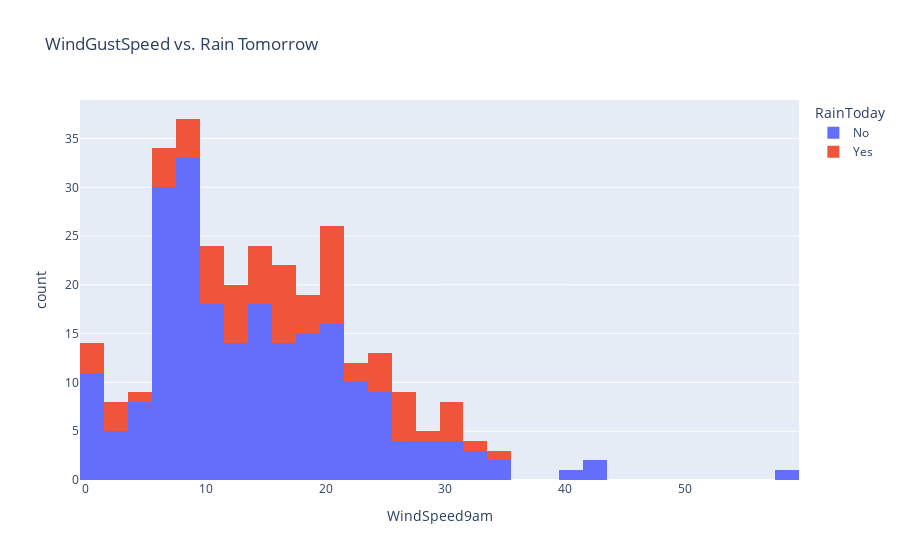

Notebook source saved alongside this figure:
### Code cell
px.histogram(raw_df.sample(300),
             x= 'WindSpeed9am',
             title= 'WindGustSpeed vs. Rain Tomorrow',
             color= 'RainToday')

### Figure 1 — Plotly figure (JSON) as saved in the notebook; plotly's stock layout.template omitted (floating-point values rounded to 4 significant figures; data arrays with more than 128 entries replaced by an {"elided": "..."} marker saying what was removed)
{"data": [{"alignmentgroup": "True", "bingroup": "x", "hovertemplate": "RainToday=No<br>WindSpeed9am=%{x}<br>count=%{y}<extra></extra>", "legendgroup": "No", "marker": {"color": "#636efa", "pattern": {"shape": ""}}, "name": "No", "offsetgroup": "No", "orientation": "v", "showlegend": true, "type": "histogram", "x": {"elided": "224 int values"}, "xaxis": "x", "yaxis": "y"}, {"alignmentgroup": "True", "bingroup": "x", "hovertemplate": "RainToday=Yes<br>WindSpeed9am=%{x}<br>count=%{y}<extra></extra>", "legendgroup": "Yes", "marker": {"color": "#EF553B", "pattern": {"shape": ""}}, "name": "Yes", "offsetgroup": "Yes", "orientation": "v", "showlegend": true, "type": "histogram", "x": [6, 17, 20, 13, 15, 19, 26, 33, 17, 9, 20, 26, 13, 11, 24, 17, 17, 24, 11, 17, 20, 22, 0, 20, 20, 2, 9, 13, 22, 13, 15, 6, 13, 15, 28, 11, 15, 7, 26, 30, 2, 20, 9, 24, 0, 30, 9, 0, 11, 30, 20, 2, 17, 26, 35, 4, 30, 19, 20, 11, 20, 15, 17, 17, 11, 24, 26, 19, 15, 13, 6, 20, 19], "xaxis": "x", "yaxis": "y"}], "layout": {"barmode": "relative", "legend": {"title": {"text": "RainToday"}, "tracegroupgap": 0}, "title": {"text": "WindGustSpeed vs. Rain Tomorrow"}, "xaxis": {"anchor": "y", "domain": [0, 1], "title": {"text": "WindSpeed9am"}}, "yaxis": {"anchor": "x", "domain": [0, 1], "title": {"text": "count"}}}}
